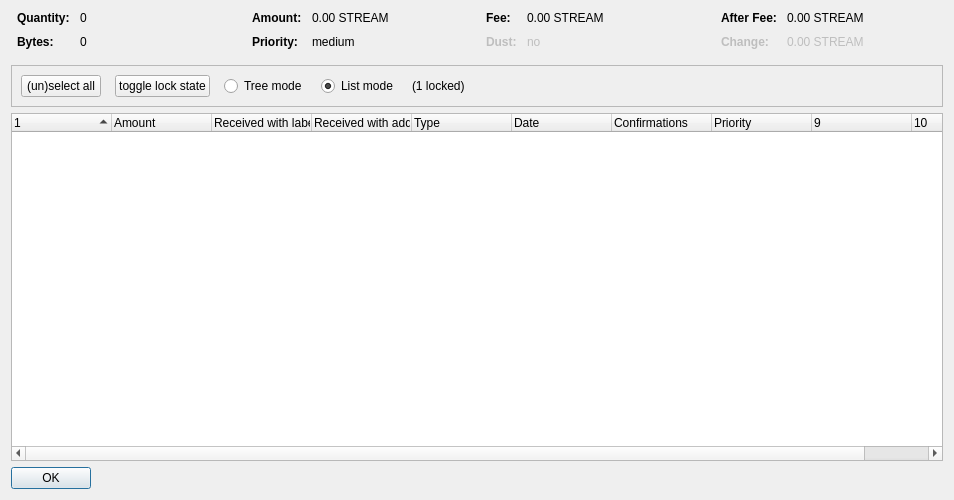
<?xml version="1.0" encoding="UTF-8"?>
<ui version="4.0">
 <class>CoinControlDialog</class>
 <widget class="QDialog" name="CoinControlDialog">
  <property name="geometry">
   <rect>
    <x>0</x>
    <y>0</y>
    <width>954</width>
    <height>500</height>
   </rect>
  </property>
  <property name="windowTitle">
   <string>Coin Selection</string>
  </property>
  <layout class="QVBoxLayout" name="verticalLayout">
   <item>
    <layout class="QHBoxLayout" name="horizontalLayoutTop" stretch="0,0,0,0">
     <property name="topMargin">
      <number>0</number>
     </property>
     <property name="bottomMargin">
      <number>10</number>
     </property>
     <item>
      <layout class="QFormLayout" name="formLayoutCoinControl1">
       <property name="horizontalSpacing">
        <number>10</number>
       </property>
       <property name="verticalSpacing">
        <number>10</number>
       </property>
       <property name="leftMargin">
        <number>6</number>
       </property>
       <property name="rightMargin">
        <number>6</number>
       </property>
       <item row="0" column="0">
        <widget class="QLabel" name="labelCoinControlQuantityText">
         <property name="font">
          <font>
           <weight>75</weight>
           <bold>true</bold>
          </font>
         </property>
         <property name="text">
          <string>Quantity:</string>
         </property>
        </widget>
       </item>
       <item row="0" column="1">
        <widget class="QLabel" name="labelCoinControlQuantity">
         <property name="cursor">
          <cursorShape>IBeamCursor</cursorShape>
         </property>
         <property name="contextMenuPolicy">
          <enum>Qt::ActionsContextMenu</enum>
         </property>
         <property name="text">
          <string notr="true">0</string>
         </property>
         <property name="textInteractionFlags">
          <set>Qt::LinksAccessibleByMouse|Qt::TextSelectableByKeyboard|Qt::TextSelectableByMouse</set>
         </property>
        </widget>
       </item>
       <item row="1" column="0">
        <widget class="QLabel" name="labelCoinControlBytesText">
         <property name="font">
          <font>
           <weight>75</weight>
           <bold>true</bold>
          </font>
         </property>
         <property name="text">
          <string>Bytes:</string>
         </property>
        </widget>
       </item>
       <item row="1" column="1">
        <widget class="QLabel" name="labelCoinControlBytes">
         <property name="cursor">
          <cursorShape>IBeamCursor</cursorShape>
         </property>
         <property name="contextMenuPolicy">
          <enum>Qt::ActionsContextMenu</enum>
         </property>
         <property name="text">
          <string notr="true">0</string>
         </property>
         <property name="textInteractionFlags">
          <set>Qt::LinksAccessibleByMouse|Qt::TextSelectableByKeyboard|Qt::TextSelectableByMouse</set>
         </property>
        </widget>
       </item>
      </layout>
     </item>
     <item>
      <layout class="QFormLayout" name="formLayoutCoinControl2">
       <property name="horizontalSpacing">
        <number>10</number>
       </property>
       <property name="verticalSpacing">
        <number>10</number>
       </property>
       <property name="leftMargin">
        <number>6</number>
       </property>
       <property name="rightMargin">
        <number>6</number>
       </property>
       <item row="0" column="0">
        <widget class="QLabel" name="labelCoinControlAmountText">
         <property name="font">
          <font>
           <weight>75</weight>
           <bold>true</bold>
          </font>
         </property>
         <property name="text">
          <string>Amount:</string>
         </property>
        </widget>
       </item>
       <item row="0" column="1">
        <widget class="QLabel" name="labelCoinControlAmount">
         <property name="cursor">
          <cursorShape>IBeamCursor</cursorShape>
         </property>
         <property name="contextMenuPolicy">
          <enum>Qt::ActionsContextMenu</enum>
         </property>
         <property name="text">
          <string notr="true">0.00 STREAM</string>
         </property>
         <property name="textInteractionFlags">
          <set>Qt::LinksAccessibleByMouse|Qt::TextSelectableByKeyboard|Qt::TextSelectableByMouse</set>
         </property>
        </widget>
       </item>
       <item row="1" column="0">
        <widget class="QLabel" name="labelCoinControlPriorityText">
         <property name="font">
          <font>
           <weight>75</weight>
           <bold>true</bold>
          </font>
         </property>
         <property name="text">
          <string>Priority:</string>
         </property>
        </widget>
       </item>
       <item row="1" column="1">
        <widget class="QLabel" name="labelCoinControlPriority">
         <property name="cursor">
          <cursorShape>IBeamCursor</cursorShape>
         </property>
         <property name="contextMenuPolicy">
          <enum>Qt::ActionsContextMenu</enum>
         </property>
         <property name="text">
          <string>medium</string>
         </property>
         <property name="textInteractionFlags">
          <set>Qt::LinksAccessibleByMouse|Qt::TextSelectableByKeyboard|Qt::TextSelectableByMouse</set>
         </property>
        </widget>
       </item>
      </layout>
     </item>
     <item>
      <layout class="QFormLayout" name="formLayoutCoinControl3">
       <property name="horizontalSpacing">
        <number>10</number>
       </property>
       <property name="verticalSpacing">
        <number>10</number>
       </property>
       <property name="leftMargin">
        <number>6</number>
       </property>
       <property name="rightMargin">
        <number>6</number>
       </property>
       <item row="0" column="0">
        <widget class="QLabel" name="labelCoinControlFeeText">
         <property name="font">
          <font>
           <weight>75</weight>
           <bold>true</bold>
          </font>
         </property>
         <property name="text">
          <string>Fee:</string>
         </property>
        </widget>
       </item>
       <item row="0" column="1">
        <widget class="QLabel" name="labelCoinControlFee">
         <property name="cursor">
          <cursorShape>IBeamCursor</cursorShape>
         </property>
         <property name="contextMenuPolicy">
          <enum>Qt::ActionsContextMenu</enum>
         </property>
         <property name="text">
          <string notr="true">0.00 STREAM</string>
         </property>
         <property name="textInteractionFlags">
          <set>Qt::LinksAccessibleByMouse|Qt::TextSelectableByKeyboard|Qt::TextSelectableByMouse</set>
         </property>
        </widget>
       </item>
       <item row="1" column="0">
        <widget class="QLabel" name="labelCoinControlLowOutputText">
         <property name="enabled">
          <bool>false</bool>
         </property>
         <property name="font">
          <font>
           <weight>75</weight>
           <bold>true</bold>
          </font>
         </property>
         <property name="text">
          <string>Dust:</string>
         </property>
        </widget>
       </item>
       <item row="1" column="1">
        <widget class="QLabel" name="labelCoinControlLowOutput">
         <property name="enabled">
          <bool>false</bool>
         </property>
         <property name="cursor">
          <cursorShape>IBeamCursor</cursorShape>
         </property>
         <property name="contextMenuPolicy">
          <enum>Qt::ActionsContextMenu</enum>
         </property>
         <property name="text">
          <string>no</string>
         </property>
         <property name="textInteractionFlags">
          <set>Qt::LinksAccessibleByMouse|Qt::TextSelectableByKeyboard|Qt::TextSelectableByMouse</set>
         </property>
        </widget>
       </item>
      </layout>
     </item>
     <item>
      <layout class="QFormLayout" name="formLayoutCoinControl4">
       <property name="horizontalSpacing">
        <number>10</number>
       </property>
       <property name="verticalSpacing">
        <number>10</number>
       </property>
       <property name="leftMargin">
        <number>6</number>
       </property>
       <property name="rightMargin">
        <number>6</number>
       </property>
       <item row="0" column="0">
        <widget class="QLabel" name="labelCoinControlAfterFeeText">
         <property name="font">
          <font>
           <weight>75</weight>
           <bold>true</bold>
          </font>
         </property>
         <property name="text">
          <string>After Fee:</string>
         </property>
        </widget>
       </item>
       <item row="0" column="1">
        <widget class="QLabel" name="labelCoinControlAfterFee">
         <property name="cursor">
          <cursorShape>IBeamCursor</cursorShape>
         </property>
         <property name="contextMenuPolicy">
          <enum>Qt::ActionsContextMenu</enum>
         </property>
         <property name="text">
          <string notr="true">0.00 STREAM</string>
         </property>
         <property name="textInteractionFlags">
          <set>Qt::LinksAccessibleByMouse|Qt::TextSelectableByKeyboard|Qt::TextSelectableByMouse</set>
         </property>
        </widget>
       </item>
       <item row="1" column="0">
        <widget class="QLabel" name="labelCoinControlChangeText">
         <property name="enabled">
          <bool>false</bool>
         </property>
         <property name="font">
          <font>
           <weight>75</weight>
           <bold>true</bold>
          </font>
         </property>
         <property name="text">
          <string>Change:</string>
         </property>
        </widget>
       </item>
       <item row="1" column="1">
        <widget class="QLabel" name="labelCoinControlChange">
         <property name="enabled">
          <bool>false</bool>
         </property>
         <property name="cursor">
          <cursorShape>IBeamCursor</cursorShape>
         </property>
         <property name="contextMenuPolicy">
          <enum>Qt::ActionsContextMenu</enum>
         </property>
         <property name="text">
          <string notr="true">0.00 STREAM</string>
         </property>
         <property name="textInteractionFlags">
          <set>Qt::LinksAccessibleByMouse|Qt::TextSelectableByKeyboard|Qt::TextSelectableByMouse</set>
         </property>
        </widget>
       </item>
      </layout>
     </item>
    </layout>
   </item>
   <item>
    <widget class="QFrame" name="frame">
     <property name="minimumSize">
      <size>
       <width>0</width>
       <height>40</height>
      </size>
     </property>
     <property name="frameShape">
      <enum>QFrame::StyledPanel</enum>
     </property>
     <property name="frameShadow">
      <enum>QFrame::Sunken</enum>
     </property>
     <layout class="QHBoxLayout" name="horizontalLayout">
      <item>
       <layout class="QHBoxLayout" name="horizontalLayoutPanel" stretch="0,0,0,0,0,0">
        <property name="spacing">
         <number>14</number>
        </property>
        <item>
         <widget class="QPushButton" name="pushButtonSelectAll">
          <property name="sizePolicy">
           <sizepolicy hsizetype="Maximum" vsizetype="Fixed">
            <horstretch>0</horstretch>
            <verstretch>0</verstretch>
           </sizepolicy>
          </property>
          <property name="text">
           <string>(un)select all</string>
          </property>
          <property name="autoDefault">
           <bool>false</bool>
          </property>
         </widget>
        </item>
        <item>
         <widget class="QPushButton" name="pushButtonToggleLock">
          <property name="sizePolicy">
           <sizepolicy hsizetype="Maximum" vsizetype="Fixed">
            <horstretch>0</horstretch>
            <verstretch>0</verstretch>
           </sizepolicy>
          </property>
          <property name="text">
           <string>toggle lock state</string>
          </property>
          <property name="autoDefault">
           <bool>false</bool>
          </property>
         </widget>
        </item>
        <item>
         <widget class="QRadioButton" name="radioTreeMode">
          <property name="sizePolicy">
           <sizepolicy hsizetype="Maximum" vsizetype="Fixed">
            <horstretch>0</horstretch>
            <verstretch>0</verstretch>
           </sizepolicy>
          </property>
          <property name="text">
           <string>Tree mode</string>
          </property>
         </widget>
        </item>
        <item>
         <widget class="QRadioButton" name="radioListMode">
          <property name="sizePolicy">
           <sizepolicy hsizetype="Maximum" vsizetype="Fixed">
            <horstretch>0</horstretch>
            <verstretch>0</verstretch>
           </sizepolicy>
          </property>
          <property name="text">
           <string>List mode</string>
          </property>
          <property name="checked">
           <bool>true</bool>
          </property>
         </widget>
        </item>
        <item>
         <widget class="QLabel" name="labelLocked">
          <property name="text">
           <string>(1 locked)</string>
          </property>
         </widget>
        </item>
        <item>
         <spacer name="horizontalSpacer">
          <property name="orientation">
           <enum>Qt::Horizontal</enum>
          </property>
          <property name="sizeHint" stdset="0">
           <size>
            <width>40</width>
            <height>20</height>
           </size>
          </property>
         </spacer>
        </item>
       </layout>
      </item>
     </layout>
    </widget>
   </item>
   <item>
    <widget class="CoinControlTreeWidget" name="treeWidget">
     <property name="contextMenuPolicy">
      <enum>Qt::CustomContextMenu</enum>
     </property>
     <property name="sortingEnabled">
      <bool>false</bool>
     </property>
     <property name="columnCount">
      <number>10</number>
     </property>
     <attribute name="headerShowSortIndicator" stdset="0">
      <bool>true</bool>
     </attribute>
     <attribute name="headerStretchLastSection">
      <bool>false</bool>
     </attribute>
     <column>
      <property name="text">
       <string/>
      </property>
     </column>
     <column>
      <property name="text">
       <string>Amount</string>
      </property>
     </column>
     <column>
      <property name="text">
       <string>Received with label</string>
      </property>
     </column>
     <column>
      <property name="text">
       <string>Received with address</string>
      </property>
     </column>
     <column>
      <property name="text">
       <string>Type</string>
      </property>
     </column>
     <column>
      <property name="text">
       <string>Date</string>
      </property>
     </column>
     <column>
      <property name="text">
       <string>Confirmations</string>
      </property>
      <property name="toolTip">
       <string>Confirmed</string>
      </property>
     </column>
     <column>
      <property name="text">
       <string>Priority</string>
      </property>
     </column>
     <column>
      <property name="text">
       <string/>
      </property>
     </column>
     <column>
      <property name="text">
       <string/>
      </property>
     </column>
    </widget>
   </item>
   <item>
    <widget class="QDialogButtonBox" name="buttonBox">
     <property name="sizePolicy">
      <sizepolicy hsizetype="Maximum" vsizetype="Fixed">
       <horstretch>0</horstretch>
       <verstretch>0</verstretch>
      </sizepolicy>
     </property>
     <property name="orientation">
      <enum>Qt::Horizontal</enum>
     </property>
     <property name="standardButtons">
      <set>QDialogButtonBox::Ok</set>
     </property>
    </widget>
   </item>
  </layout>
 </widget>
 <customwidgets>
  <customwidget>
   <class>CoinControlTreeWidget</class>
   <extends>QTreeWidget</extends>
   <header>coincontroltreewidget.h</header>
  </customwidget>
 </customwidgets>
 <resources/>
 <connections/>
</ui>
